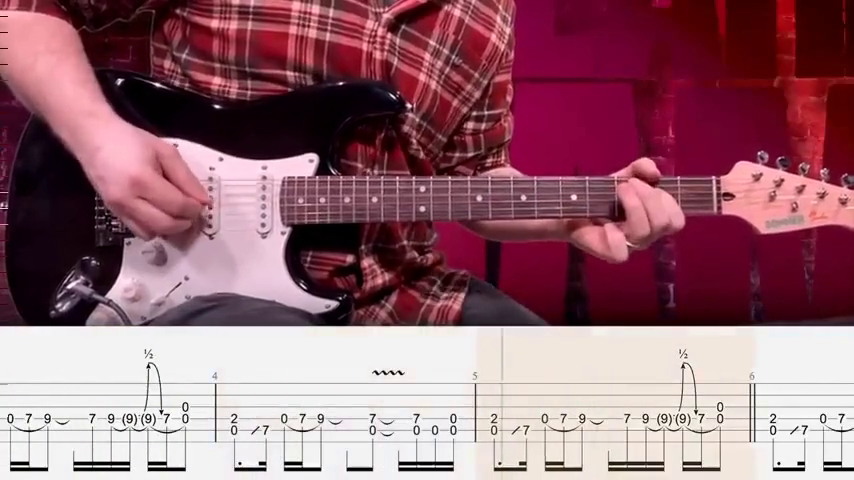
#> input picture backend/assets/tmp/frame_102.png, 854 x 480 px
$ python -i generator.py   (imports and definitions only)
#> lines starting #> are read from the running program, lines starting #| are printed output that depends on the picture
#> further down, picture is the input picture: shape (480, 854, 3); mean B, G, R 115.9, 104.8, 150.1
import math
import cv2
import numpy as np
import matplotlib.pyplot as plt

def find_line(img, threshold=30, plot=False):
#> called with threshold = 30, plot = False
    height, width = img.shape[:2]
#> height = 480; width = 854

    if len(img.shape)==3:
        gray = cv2.cvtColor(img,cv2.COLOR_BGR2GRAY)
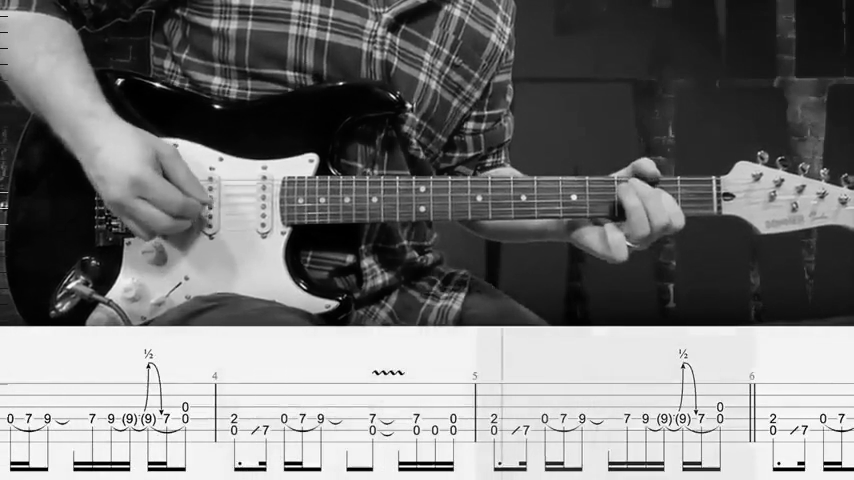
#> gray: shape (480, 854); min 0, max 255, mean 119.5
    else:
        gray = img
    edges = cv2.Canny(gray,50,150,apertureSize = 3)
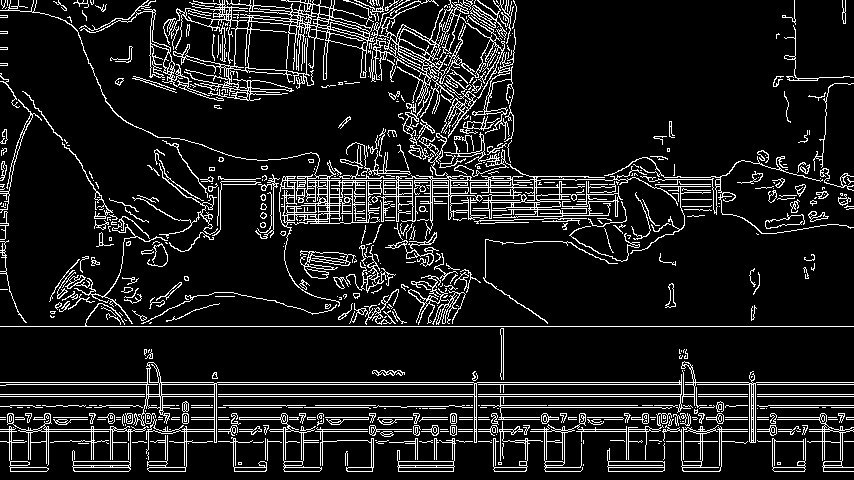
#> edges: shape (480, 854); 11% white in thin lines or dots

    lines = cv2.HoughLines(edges,1,np.pi/180,threshold)

    if lines is None:
        return None, None, None

    my_lines = []
    horizontal_lines = []
    vertical_lines = []
    for i, line in enumerate(lines):
        for rho,theta in line:
            a = np.cos(theta)
            b = np.sin(theta)


            x0 = a*rho
            y0 = b*rho
            x1 = np.clip(int(x0 + width*(-b)), 0, width)
            y1 = np.clip(int(y0 + width*(a)), 0, height)
            x2 = np.clip(int(x0 - width*(-b)), 0, width)
            y2 = np.clip(int(y0 - width*(a)), 0,height)

            my_theta = math.atan2(y2-y1, x2-x1)


            if abs(np.sin(my_theta)-np.sin(0))<0.01 or abs(np.sin(my_theta)-np.sin(np.pi/2))<0.01 or  abs(np.sin(my_theta)-np.sin((3*np.pi)/2))<0.01:
                # print(my_theta)
                l_start = [x1, y1]
                l_end = [x2, y2]

                if abs(np.sin(my_theta)-np.sin(0))<0.01:
                    repeated = False
                    for l in horizontal_lines:
                        _l_start = l[0]
                        _l_end = l[1]


                        d1 = abs(l_start[1]-_l_start[1])
                        d2 = abs(l_end[1]-_l_end[1])
                        d = d1 + d2
                        if d < 10:
                            repeated = True
                            break
                    if not repeated:
                        horizontal_lines.append([l_start, l_end])
                else:
                    repeated = False
                    for l in vertical_lines:
                        _l_start = l[0]
                        _l_end = l[1]


                        d1 = abs(l_start[0]-_l_start[0])
                        d2 = abs(l_end[0]-_l_end[0])
                        d = d1 + d2
                        if d < 10:
                            repeated = True
                            break
                    if not repeated:
                        vertical_lines.append([l_start, l_end])
#> this loop made 18611 passes
#> line on passes 1 to 3: [[326, 1.57]], [[394, 1.57]], [[396, 1.57]]
#> after the loop, horizontal_lines = 38 items; vertical_lines = 303 items


    my_lines = horizontal_lines + vertical_lines
#> my_lines = 341 items

    # print("Number of strings detected: {}".format(len(my_lines)))
    if plot:
        plt.imshow(img, cmap="gray")
        for l in my_lines:
            l_start = l[0]
            l_end = l[1]
            plt.plot([l_start[0], l_end[0]], [l_start[1], l_end[1]])
        plt.show()

    return my_lines, horizontal_lines, vertical_lines


def generate_sheet(output, width=1000, paddings=20, cut=False):
    row_height = output.shape[0]
    num_rows = (output.shape[1]//width) + 1
    sheet = np.ones(((num_rows*row_height+(num_rows-1)*paddings), width))*255


    lines = []
    start_w = 0
    while start_w<output.shape[1]:
        end_w = min(start_w+width, output.shape[1])
        line = output[:, start_w:end_w]

        if cut:
            _, _, vertical_lines = find_line(line, threshold=int(line.shape[0]*0.4), plot=False)

            if vertical_lines is None or len(vertical_lines)==0 or np.amax(np.array(vertical_lines)[:, :, 0])==0:
                # end_w = min(start_w + width, output.shape[1])
                break
            else:
                line_separate = np.amax(np.array(vertical_lines)[:, :, 0])
                end_w = start_w+line_separate
            new_line = output[:, max(start_w-5,0): min(output.shape[1], end_w+5)]

            lines.append(new_line)
            start_w = end_w

        else:
            start_w = end_w
            lines.append(line)
    num_rows = len(lines)

    sheet = np.ones(((num_rows*row_height+(num_rows-1)*paddings), width))*255

    for r, line in enumerate(lines):
        start_h = (row_height+paddings)*r
        sheet[start_h:(start_h+row_height), :min(line.shape[1], width)] = line[:, :min(line.shape[1], width)]

    return sheet

>>> import cv2
>>> picture = cv2.imread('../assets/tmp/frame_102.png')
>>> result = find_line(picture)
